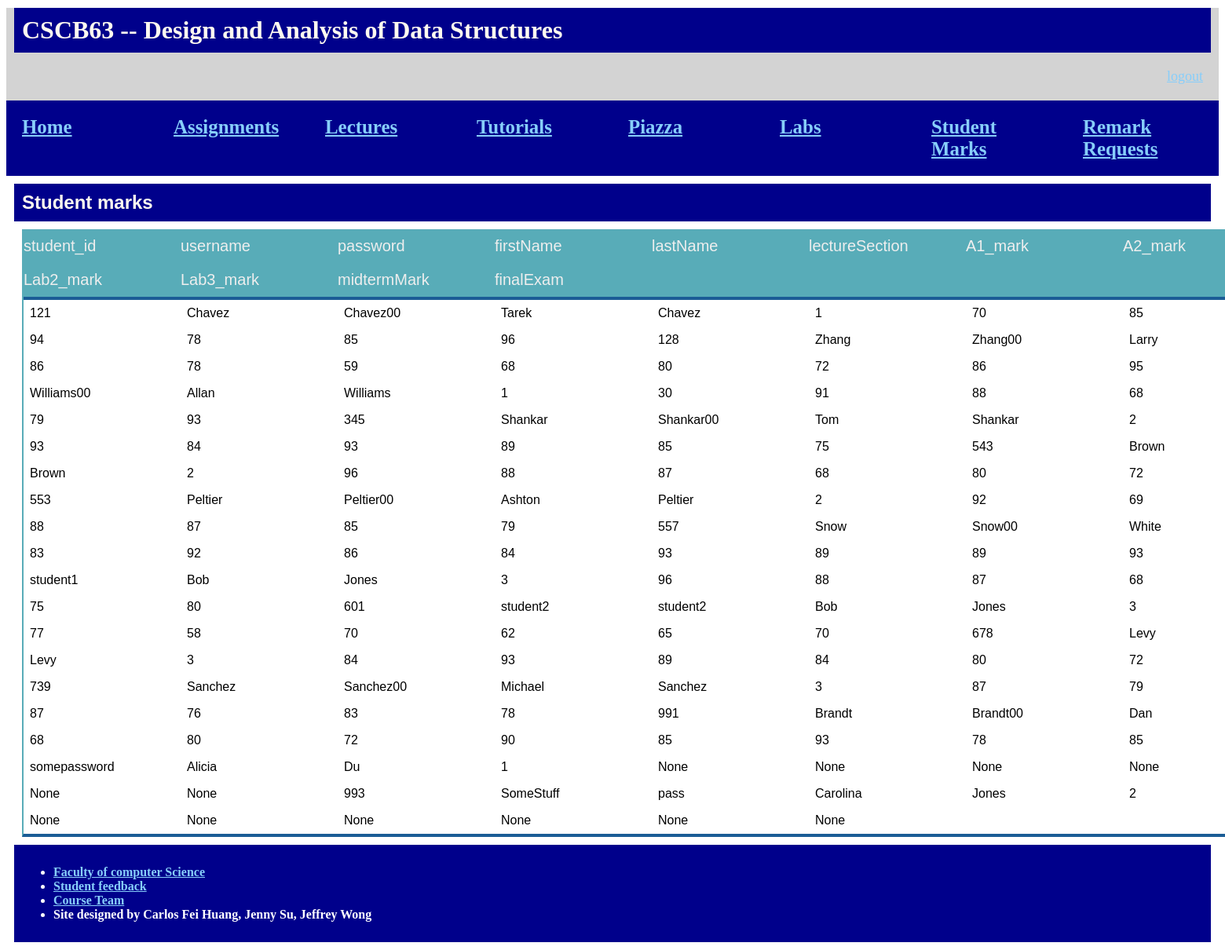
Page /studentmarks on the committed database.
### tables this page shows
CREATE TABLE Student(
    student_id INTEGER PRIMARY KEY,
    username TEXT NOT NULL ,
    password TEXT NOT NULL ,
    firstName TEXT NOT NULL ,
    lastName TEXT NOT NULL ,
    lectureSection INTEGER,
    A1_mark INTEGER,
    A2_mark INTEGER,
    A3_mark INTEGER,
    Lab1_mark INTEGER,
    Lab2_mark INTEGER,
    Lab3_mark INTEGER,
    midtermMark INTEGER ,
    finalExam INTEGER
);

### appV1.py (the view)
@app.route('/studentmarks')
def getStudentMarks():
    mark1 = query_db('SELECT * FROM Student')
    return render_template('instructorMarks.html', marks = mark1)

### appV1.py (called while the page is built)
def get_db():
    db = getattr(g, '_database', None)
    if db is None:
        db = g._database = sqlite3.connect(DATABASE)
    db.row_factory = make_dicts
    return db

def query_db(query, args=(), one=False):
    cur = get_db().execute(query, args)
    rv = cur.fetchall()
    cur.close()
    return (rv[0] if rv else None) if one else rv

def make_dicts(cursor, row):
    return dict((cursor.description[idx][0], value)
                for idx, value in enumerate(row))

@app.teardown_appcontext
def close_connection(exception):
    db = getattr(g, '_database', None)
    if db is not None:
        db.close()

### templates/instructorMarks.html (shortened to what this page needs)
<!DOCTYPE html>
<html lang="en" dir="ltr">
  <head>
    <link rel="stylesheet" href="/static/instructorMarks.css" type="text/css">
  </head>
  <body>
    {% include "instructorHeader.html" %}
      <div class="content">
        <h1>Student marks</h1>
        <div class="table">
          <div class="header">
            {% for elem in marks[0] %}
              <div>{{ elem }}</div>
            {% endfor %}
          </div>
          <div class="students">
            {% for dict in marks %}
              {% for elem in dict.values() %}
                <div class="gd"> {{ elem }}</div>
              {% endfor %}
            {% endfor %}
          </div>
        </div>
      </div>
    {% include "instructorFooter.html" %}
  </body>

### templates/instructorHeader.html (shortened to what this page needs)
<!DOCTYPE html>
<html lang="en" dir="ltr">
 <head>
   <link rel="stylesheet" href="/static/instructorHeader.css" type="text/css">
 </head>
 <body>
    <header>
      <div class="container">
        <h1 class="logo">CSCB63 -- Design and Analysis of Data Structures</h1>
        <div class = "intro">
          <item2></item2>
          <item1><a class="item1" href="{{ url_for('logout') }}">logout</a></item1>
        </div>
        <strong><nav>
          <div class="grid">
            <h5><a href="{{ url_for('index') }}">Home</a></h5>
            <h5><a class="item1" href="{{ url_for('Assignments') }}">Assignments</a></h5>
            <h5><a class="item1" href="{{ url_for('lecture') }}">Lectures</a></h5>
            <h5><a class="item1" href="{{ url_for('tutorials') }}">Tutorials</a></h5>
            <h5><a href="https://piazza.com/class/">Piazza</a></h5>
            <h5><a class="item1" href="{{ url_for('labs') }}">Labs</a></h5>
            <h5><a class="item1" href="{{ url_for('getStudentMarks') }}">Student Marks</a></h5>
            <h5><a class="item1" href="{{ url_for('getAllRemarks') }}">Remark Requests</a></h5>
          </div>
        </nav></strong>
      </div>
    </header>
 </body>
</html>

### templates/instructorFooter.html (shortened to what this page needs)
<!DOCTYPE html>
<html lang="en" dir="ltr">
 <head>
   <link rel="stylesheet" href="/static/footer.css" type="text/css">
 </head>
 <body>
    <header>
      <div class="footer">
        <strong><nav>
            <ul class="menu">
                <li><a href="https://www.utsc.utoronto.ca/cms/faculty-of-computer-science">Faculty of computer Science</a></li>
                <li><a href="{{ url_for('getAllFeedback') }}">Student feedback</a></li>
                <li><a href="{{ url_for('CourseTeam') }}">Course Team</a></li>
                <li>Site designed by Carlos Fei Huang, Jenny Su, Jeffrey Wong</li>
              </ul>
        </nav></strong>
    </div>
    </header>
 </body>
</html>

### static/instructorMarks.css (style rules this page uses)
.content { width: 100%; font-family: Arial, Helvetica, sans-serif; }
.content h1 { margin: 10px; padding: 10px; background-color: darkblue; color: floralwhite; text-align: start; font-size: x-large; }
.content .table { margin: 0px 20px 0px 20px; border-left: 2px solid #58acb8; border-right: 2px solid #58acb8; border-bottom: 4px solid #1b5d96; width:fit-content; }
.header { display: grid; grid-template-columns: 200px 200px 200px 200px 200px 200px 200px 200px 200px 200px; background-color: #58acb8; border-bottom: 4px solid #1b5d96; color: #eee; font-size: 20px; text-align: left; }
.header div { background: None; padding: 10px 0px 10px; }
.students { width:fit-content; display: grid; grid-template-columns: 200px 200px 200px 200px 200px 200px 200px 200px 200px 200px; }
.content .gd { padding:4px; margin:4px; }

### static/instructorHeader.css (style rules this page uses)
.container h1,.container h5 { margin: 10px; padding: 10px; }
.container h1,.container h5 { background-color: darkblue; color: floralwhite; text-align: start; }
.container item1 { text-align: right; }
.container item2 { text-align: left; }
.container .intro { color:black; font-size: large; margin: 10px; padding: 10px; display: grid; grid-template-columns: 1fr 1fr; }
.container { background-color: lightgrey; }
.container .grid { display: grid; grid-template-columns: 1fr 1fr 1fr 1fr 1fr 1fr 1fr 1fr; color: floralwhite; text-align: center; font-size: 30px; background-color: darkblue; width: 100%; }
.container a:link { color: lightskyblue; }

### static/footer.css (style rules this page uses)
.footer .menu { color:white; }
.footer { margin: 10px; padding: 10px; background-color: darkblue; color:lightgrey; }
.footer a:link { color: lightskyblue; }

### rows in the picture
Student: values "121" "1" "70" "85" "94" "78" "85" "96", username "Chavez", password "Chavez00", firstName "Tarek", lastName "Chavez"
Student: values "128" "86" "78" "59" "68" "80" "72" "86" "95", username "Zhang", password "Zhang00", firstName "Larry"
Student: password "Williams00", firstName "Allan", lastName "Williams", values "1" "30" "91" "88" "68" "79" "93"
Student: student_id "345", username "Shankar", password "Shankar00", firstName "Tom", lastName "Shankar", values "2" "93" "84" "93" "89" "85" "75"
Student: student_id "543", username "Brown", lastName "Brown", values "2" "96" "88" "87" "68" "80" "72"
Student: student_id "553", username "Peltier", password "Peltier00", firstName "Ashton", lastName "Peltier", values "2" "92" "69" "88" "87" "85" "79"
Student: student_id "557", username "Snow", password "Snow00", firstName "White", values "83" "92" "86" "84" "93" "89" "89" "93"
Student: password "student1", firstName "Bob", lastName "Jones", values "3" "96" "88" "87" "68" "75" "80"
Student: student_id "601", username "student2", password "student2", firstName "Bob", lastName "Jones", values "3" "77" "58" "70" "62" "65" "70"
Student: student_id "678", username "Levy", lastName "Levy", values "3" "84" "93" "89" "84" "80" "72"
Student: student_id "739", username "Sanchez", password "Sanchez00", firstName "Michael", lastName "Sanchez", values "3" "87" "79" "87" "76" "83" "78"
Student: student_id "991", username "Brandt", password "Brandt00", firstName "Dan", values "68" "80" "72" "90" "85" "93" "78" "85"
Student: password "somepassword", firstName "Alicia", lastName "Du", values "1" "None" "None" "None" "None" "None" "None"
Student: student_id "993", username "SomeStuff", password "pass", firstName "Carolina", lastName "Jones", values "2" "None" "None" "None" "None" "None" "None"

### other values in the picture
{{ elem }} "student_id" "username" "password" "firstName" "lastName" "lectureSection" "A1_mark" "A2_mark" "Lab2_mark" "Lab3_mark" "midtermMark" "finalExam"
